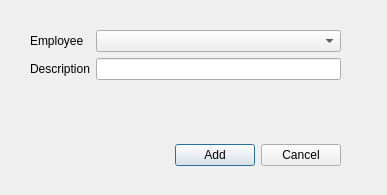
<?xml version="1.0" encoding="UTF-8"?>
<ui version="4.0">
 <class>relation</class>
 <widget class="QDialog" name="relation">
  <property name="geometry">
   <rect>
    <x>0</x>
    <y>0</y>
    <width>387</width>
    <height>195</height>
   </rect>
  </property>
  <property name="windowTitle">
   <string>Dialog</string>
  </property>
  <property name="modal">
   <bool>true</bool>
  </property>
  <property name="synonym:employeeid" stdset="0">
   <string>employee.selected</string>
  </property>
  <widget class="QWidget" name="formLayoutWidget">
   <property name="geometry">
    <rect>
     <x>30</x>
     <y>30</y>
     <width>311</width>
     <height>101</height>
    </rect>
   </property>
   <layout class="QFormLayout" name="formLayout">
    <item row="0" column="0">
     <widget class="QLabel" name="label">
      <property name="text">
       <string>Employee</string>
      </property>
     </widget>
    </item>
    <item row="0" column="1">
     <widget class="QComboBox" name="employee">
      <property name="action" stdset="0">
       <string>ListEmployeeRef employee {}</string>
      </property>
     </widget>
    </item>
    <item row="1" column="0">
     <widget class="QLabel" name="label_2">
      <property name="text">
       <string>Description</string>
      </property>
     </widget>
    </item>
    <item row="1" column="1">
     <widget class="QLineEdit" name="description"/>
    </item>
   </layout>
  </widget>
  <widget class="QWidget" name="layoutWidget">
   <property name="geometry">
    <rect>
     <x>30</x>
     <y>140</y>
     <width>311</width>
     <height>31</height>
    </rect>
   </property>
   <layout class="QHBoxLayout" name="horizontalLayout">
    <item>
     <spacer name="horizontalSpacer">
      <property name="orientation">
       <enum>Qt::Horizontal</enum>
      </property>
      <property name="sizeHint" stdset="0">
       <size>
        <width>40</width>
        <height>20</height>
       </size>
      </property>
     </spacer>
    </item>
    <item>
     <widget class="QPushButton" name="add">
      <property name="text">
       <string>Add</string>
      </property>
      <property name="form" stdset="0">
       <string notr="true">_CLOSE_</string>
      </property>
      <property name="action" stdset="0">
       <string>InsertCustomerRelation relation {employeeid={relation.employeeid}; customerid={relation.customerid}; description{{relation.description}} }</string>
      </property>
      <property name="datasignal:clicked" stdset="0">
       <string notr="true">listCustomerEmployeeRelation</string>
      </property>
     </widget>
    </item>
    <item>
     <widget class="QPushButton" name="cancel">
      <property name="text">
       <string>Cancel</string>
      </property>
      <property name="form" stdset="0">
       <string notr="true">_CLOSE_</string>
      </property>
     </widget>
    </item>
   </layout>
  </widget>
 </widget>
 <resources/>
 <connections/>
</ui>
